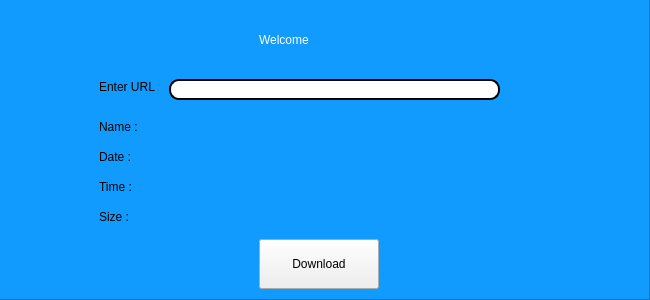
<?xml version="1.0" encoding="UTF-8"?>
<ui version="4.0">
 <class>MainWindow</class>
 <widget class="QMainWindow" name="MainWindow">
  <property name="geometry">
   <rect>
    <x>0</x>
    <y>0</y>
    <width>650</width>
    <height>300</height>
   </rect>
  </property>
  <property name="minimumSize">
   <size>
    <width>650</width>
    <height>300</height>
   </size>
  </property>
  <property name="maximumSize">
   <size>
    <width>650</width>
    <height>300</height>
   </size>
  </property>
  <property name="windowTitle">
   <string>Youtube Downloader</string>
  </property>
  <widget class="QWidget" name="centralwidget">
   <widget class="QFrame" name="frame">
    <property name="geometry">
     <rect>
      <x>-1</x>
      <y>-1</y>
      <width>651</width>
      <height>301</height>
     </rect>
    </property>
    <property name="styleSheet">
     <string notr="true">QFrame{
background-color: rgb(18, 155, 255);
}</string>
    </property>
    <property name="frameShape">
     <enum>QFrame::StyledPanel</enum>
    </property>
    <property name="frameShadow">
     <enum>QFrame::Raised</enum>
    </property>
    <widget class="QLabel" name="Wekcome">
     <property name="geometry">
      <rect>
       <x>260</x>
       <y>20</y>
       <width>161</width>
       <height>41</height>
      </rect>
     </property>
     <property name="styleSheet">
      <string notr="true">QLabel{
font: 30pt &quot;Rockwell&quot;;
	color: rgb(255, 255, 255);
}</string>
     </property>
     <property name="text">
      <string>Welcome</string>
     </property>
    </widget>
    <widget class="QLineEdit" name="lSearch">
     <property name="geometry">
      <rect>
       <x>170</x>
       <y>80</y>
       <width>331</width>
       <height>21</height>
      </rect>
     </property>
     <property name="styleSheet">
      <string notr="true">QLineEdit{
border-radius: 10px;
border-width: 2px;
border-style: solid;
border-color: black;
}</string>
     </property>
     <property name="text">
      <string/>
     </property>
    </widget>
    <widget class="QLabel" name="lName">
     <property name="geometry">
      <rect>
       <x>100</x>
       <y>120</y>
       <width>60</width>
       <height>16</height>
      </rect>
     </property>
     <property name="text">
      <string>Name :</string>
     </property>
    </widget>
    <widget class="QLabel" name="lDate">
     <property name="geometry">
      <rect>
       <x>100</x>
       <y>150</y>
       <width>60</width>
       <height>16</height>
      </rect>
     </property>
     <property name="text">
      <string>Date :</string>
     </property>
    </widget>
    <widget class="QLabel" name="lTime">
     <property name="geometry">
      <rect>
       <x>100</x>
       <y>180</y>
       <width>60</width>
       <height>16</height>
      </rect>
     </property>
     <property name="text">
      <string>Time :</string>
     </property>
    </widget>
    <widget class="QLabel" name="lSize">
     <property name="geometry">
      <rect>
       <x>100</x>
       <y>210</y>
       <width>60</width>
       <height>16</height>
      </rect>
     </property>
     <property name="text">
      <string>Size :</string>
     </property>
    </widget>
    <widget class="QPushButton" name="btDownload">
     <property name="geometry">
      <rect>
       <x>260</x>
       <y>240</y>
       <width>120</width>
       <height>50</height>
      </rect>
     </property>
     <property name="text">
      <string>Download</string>
     </property>
    </widget>
    <widget class="QLabel" name="dName">
     <property name="geometry">
      <rect>
       <x>160</x>
       <y>120</y>
       <width>211</width>
       <height>16</height>
      </rect>
     </property>
     <property name="text">
      <string/>
     </property>
    </widget>
    <widget class="QLabel" name="dDate">
     <property name="geometry">
      <rect>
       <x>160</x>
       <y>150</y>
       <width>211</width>
       <height>16</height>
      </rect>
     </property>
     <property name="text">
      <string/>
     </property>
    </widget>
    <widget class="QLabel" name="dTime">
     <property name="geometry">
      <rect>
       <x>160</x>
       <y>180</y>
       <width>211</width>
       <height>16</height>
      </rect>
     </property>
     <property name="text">
      <string/>
     </property>
    </widget>
    <widget class="QLabel" name="dSize">
     <property name="geometry">
      <rect>
       <x>160</x>
       <y>210</y>
       <width>211</width>
       <height>16</height>
      </rect>
     </property>
     <property name="text">
      <string/>
     </property>
    </widget>
    <widget class="QLabel" name="lName_2">
     <property name="geometry">
      <rect>
       <x>100</x>
       <y>80</y>
       <width>60</width>
       <height>16</height>
      </rect>
     </property>
     <property name="text">
      <string>Enter URL :</string>
     </property>
    </widget>
   </widget>
  </widget>
 </widget>
 <resources/>
 <connections/>
</ui>
